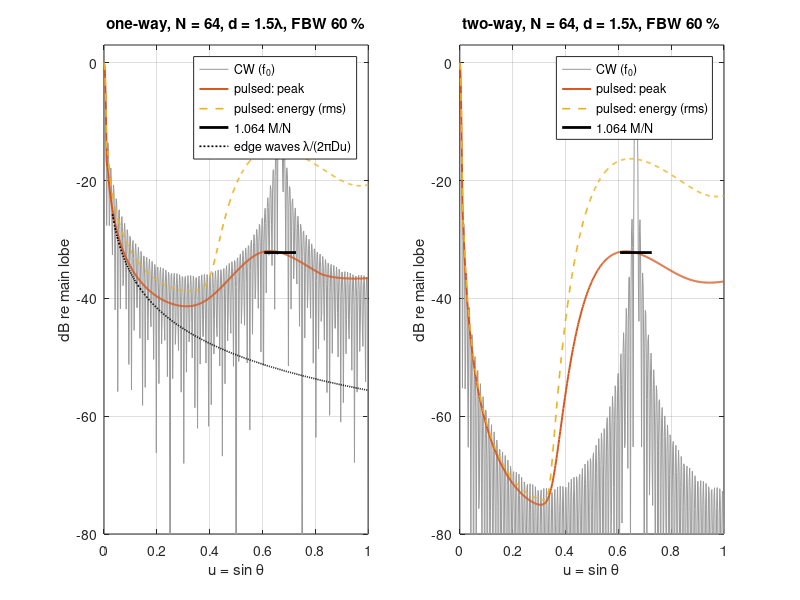

Recreate this plot in MATLAB.
%% m23_broadband_beams.m  --  pulsed beams: grating-lobe level ~ M/N, far sidelobes = edge waves
% Purpose : broadband (pulsed) beam patterns of a uniform linear array, synthesized in the
%           frequency domain: for each direction u = sin(theta) the received pulse is
%           s(t) = IFFT{ P(f) AF(f,u)^m }, m = 1 (one-way) or 2 (two-way, Tx = Rx), with a
%           Gaussian pulse spectrum P(f). From s(t) we take the peak |s| (peak-pressure
%           pattern) and the energy sum |s|^2 (time-integrated pattern), and compare with:
%           (1) grating-lobe peak ~ 1.064 M/N (one- and two-way) and energy ~ 1.505 M/N
%               (one-way) or (2/3) 1.505 M/N = 1.003 M/N (two-way, triangular coarray), where
%               M = f0 x (-6 dB pulse duration) = 0.883/FBW cycles and N = element count;
%           (2) far sidelobes, peak ~ lambda/(2 pi D |u|): two separate edge waves, 6 dB
%               below the CW sidelobe envelope lambda/(pi D |u|).
% Change  : N, FBW, pitch (d/lambda), the Gaussian pulse model.
% Expect  : grating-lobe peaks within ~0.6 dB of 20 log10(1.064 M/N) for one-way and
%           two-way (N = 128, FBW 60 %: -38 dB, vs 0 dB in CW); energy within 0.2 dB of
%           its law. Far sidelobes within ~1 dB of the edge-wave law.
% Base MATLAB only; runs in MATLAB R2019b+ and GNU Octave 8.
clear; close all; rng(1);

c = 1.540; f0 = 5; lam = c/f0;          % mm/us, MHz, mm
fs = 40; nf = 4096; df = fs/nf;         % baseband frequency grid (MHz), time window nf/fs = 102 us
fb = (-nf/2:nf/2-1).' * df;             % baseband frequency f - f0 (MHz), column
% Uniform array factor in closed form (Dirichlet kernel), elements centered on 0
% psi = pi f d u / c ; AF = sin(N psi)/sin(psi)
sm     = @(psi) abs(sin(psi)) < 1e-9;                  % psi at a multiple of pi
dirich = @(psi, N) (~sm(psi)).*sin(N*psi)./(sin(psi) + sm(psi)) + sm(psi).*N.*cos(N*psi)./cos(psi);
fprintf('Gaussian pulse: M = 0.883/FBW cycles (-6 dB duration x f0)\n\n');

%% (1) Grating-lobe level: peak and energy, one-way and two-way
d = 1.5*lam;  ug = lam/d;               % first grating lobe at u = 2/3 (41.8 deg) at f0
fprintf('(1) grating lobe at u = %.3f (d = 1.5 lambda), level re main lobe (dB)\n', ug);
fprintf('%5s %5s %6s %5s | %8s %8s | %8s %8s\n', 'N', 'FBW', 'M', 'way', 'peak', '1.064M/N', 'energy', 'theory');
for N = [64 128]
    for FBW = [0.3 0.6 0.9]
        M = 0.883/FBW;
        for m = 1:2
            sf = FBW*f0/(2*sqrt(2*log(2)));            % std of the Gaussian amplitude spectrum
            P  = exp(-fb.^2/(2*sf^2));
            f  = f0 + fb;
            S  = zeros(nf, 2);
            uu = [0 ug];
            for j = 1:2
                AF = dirich(pi*f*d*uu(j)/c, N);
                S(:,j) = ifft(ifftshift(P .* AF.^m));
            end
            pk = max(abs(S));  en = sum(abs(S).^2);
            fprintf('%5d %5.1f %6.2f %5d | %8.1f %8.1f | %8.1f %8.1f\n', N, FBW, M, m, ...
                20*log10(pk(2)/pk(1)), 20*log10(1.064*M/N), 10*log10(en(2)/en(1)), 10*log10(1.505*M/N*(1 - (m == 2)/3)));
        end
    end
end

%% (2) Far sidelobes: edge waves (one-way, d = lambda/2, N = 128, FBW 60 %)
N = 128; d = lam/2; D = N*d; FBW = 0.6; M = 0.883/FBW;
sf = FBW*f0/(2*sqrt(2*log(2))); P = exp(-fb.^2/(2*sf^2)); f = f0 + fb;
uu = [0 0.05 0.1 0.2 0.4];
S  = zeros(nf, numel(uu));
for j = 1:numel(uu), S(:,j) = ifft(ifftshift(P .* dirich(pi*f*d*uu(j)/c, N))); end
pk = max(abs(S)); pk = pk/pk(1);
fprintf('\n(2) far sidelobes, one-way, N = %d, d = lambda/2 (D = %.1f mm), FBW %.0f %%\n', N, D, 100*FBW);
fprintf('    edge waves separate in time when |u| > M lambda/D = %.3f\n', M*lam/D);
fprintf('%7s %10s %14s %14s\n', 'u', 'peak (dB)', 'edge 1/(2x)', 'CW env 1/x');
for j = 2:numel(uu)
    x = pi*D*uu(j)/lam;
    fprintf('%7.2f %10.1f %14.1f %14.1f\n', uu(j), 20*log10(pk(j)), 20*log10(1/(2*x)), 20*log10(1/x));
end

%% (3) Patterns for the figure: N = 64, d = 1.5 lambda, FBW 60 %
N = 64; d = 1.5*lam; D = N*d; FBW = 0.6; M = 0.883/FBW;
sf = FBW*f0/(2*sqrt(2*log(2))); P = exp(-fb.^2/(2*sf^2)); f = f0 + fb;
u  = linspace(0, 1, 501);
pat = zeros(numel(u), 3, 2);               % [CW, peak, energy] x [one-way, two-way]
for m = 1:2
    for blk = 0:4
        jj = blk*101 + (1:101); jj = jj(jj <= numel(u));
        AF = dirich(pi*f*d*u(jj)/c, N);                     % nf x numel(jj)
        S  = ifft(ifftshift(P .* AF.^m, 1), [], 1);
        pat(jj, 2, m) = max(abs(S)).';
        pat(jj, 3, m) = sqrt(sum(abs(S).^2)).';
        pat(jj, 1, m) = abs(dirich(pi*f0*d*u(jj)/c, N)).'.^m;
    end
    for q = 1:3, pat(:,q,m) = pat(:,q,m)/pat(1,q,m); end
end
lab = {'one-way', 'two-way'};
figure('Position', [60 60 1150 440]);
for m = 1:2
    subplot(1,2,m);
    plot(u, 20*log10(pat(:,1,m) + 1e-9), 'Color', [0.6 0.6 0.6]); hold on;
    plot(u, 20*log10(pat(:,2,m) + 1e-9), 'LineWidth', 1.4);
    plot(u, 20*log10(pat(:,3,m) + 1e-9), '--', 'LineWidth', 1.2);
    plot(lam/d + [-0.06 0.06], [1 1]*20*log10(1.064*M/N), 'k-', 'LineWidth', 2);
    if m == 1, ue = u(u > 0.03); plot(ue, 20*log10(lam./(2*pi*D*ue)), 'k:', 'LineWidth', 1.2); end
    grid on; ylim([-80 3]); xlabel('u = sin \theta'); ylabel('dB re main lobe');
    title(sprintf('%s, N = %d, d = 1.5\\lambda, FBW %.0f %%', lab{m}, N, 100*FBW));
    if m == 1, legend('CW (f_0)', 'pulsed: peak', 'pulsed: energy (rms)', '1.064 M/N', 'edge waves \lambda/(2\piDu)', 'Location', 'northeast');
    else, legend('CW (f_0)', 'pulsed: peak', 'pulsed: energy (rms)', '1.064 M/N', 'Location', 'northeast'); end
end
